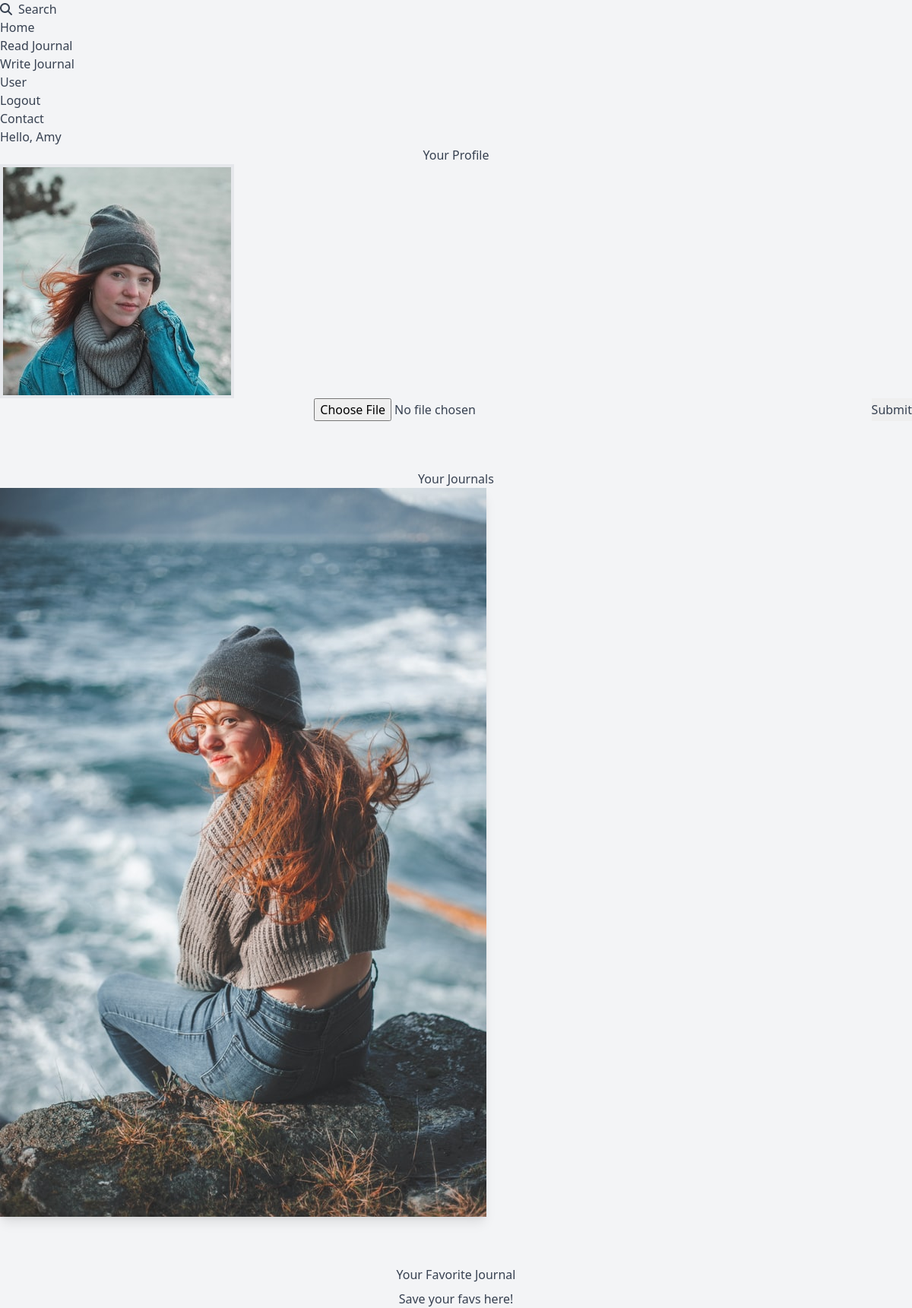
/user (signed in), run on the app's committed database.
### flaskr/models.py (models this page shows, shortened)
class User(UserMixin, db.Model):
    __tablename__ = 'users'
    id = db.Column(db.Integer, primary_key=True)
    email = db.Column(db.String(64), unique=True, index=True)
    username = db.Column(db.String(64), index=True)
    password = db.Column(db.String(128))
    picture_path = db.Column(db.Text)

class Journal(db.Model):
    __tablename__ = 'journals'
    id = db.Column(db.Integer, primary_key=True)
    from_user_id = db.Column(
        db.Integer, db.ForeignKey('users.id'), index=True
    )
    start_date = db.Column(db.DateTime, default=datetime.strftime(datetime.today(), '%Y/%m/%d'))
    end_date = db.Column(db.DateTime, default=datetime.strftime(datetime.today(), '%Y/%m/%d'))
    country = db.Column(db.String(128))
    city = db.Column(db.String(128))
    title = db.Column(db.String(128))
    comment = db.Column(db.Text)
    picture_path = db.Column(db.Text)

### flaskr/user/views.py (the view, shortened to what this page needs)
@user_bp.route('', methods=['GET', 'POST'])
@login_required
def user():
    journals = Journal.query.all()
    like_journals = LikeJournal.query.all()
    form = UserForm(request.form)
    return render_template('user/user.html', like_journals=like_journals, journals=journals, form=form)

### flaskr/forms.py
class UserForm(FlaskForm):
    picture_path = FileField('')
    submit = SubmitField('Submit')

### flaskr/models.py (called while the page is built)
@login_manager.user_loader
def load_user(user_id):
    return User.query.get(user_id)

### flaskr/templates/user/user.html (shortened to what this page needs)
{% from "/_formhelpers.html" import render_field %}
{% extends "/base.html" %}
{% block content %}
<div class="base-style">
    {% block header %}
    {{ super() }}
    {% endblock %}
        <div class="user-style">
            {% if current_user.is_authenticated %}
            <h1 class="subtitle font-sans">Hello, {{current_user.username}}</h1>
            <div class="white-style">
                <div class="w-full text-center">
                    <h6>
                        Your Profile
                    </h6>
                    <div class="user-icon-style">
                        <div class="icon-size">
                            {% if current_user.picture_path %}
                            <img src="{{ url_for('static', filename=current_user.picture_path) }}" class="icon-style border-4">
                            {% else %}
                            <img src="/static/image/logoa.jpg" class="icon-style border-4">
                            {% endif %}
                        </div>
                    </div>
                    <form method="POST" enctype="multipart/form-data" class="user-form">
                        <div class="flex">
                            <h6 class="w-full pr-0 md:pr-2">
                                {{render_field(form.picture_path, class="h-full input-form", placeholder="Upload your icon")}}
                            </h6>
                            <h6>
                                {{form.submit(class="h-full btn-blue")}}
                            </h6>
                        </div>
                    </form>
                    <h6 class="mt-8 lg:mt-16">
                        Your Journals
                    </h6>
                    {% if current_user.is_authenticated %}
                    {% for journal in journals %}
                        {% if current_user.id == journal.from_user_id %}
                        <img src="{{ url_for('static', filename=journal.picture_path) }}" class="transform-scale shadow-lg">
                        {% endif %}
                    {% endfor %}
                    {% endif %}
                    <h6 class="mt-8 lg:mt-16">
                        Your Favorite Journal
                    </h6>
                    <div class="wrap-style">
                    {% set isLiked = {'isLiked':False} %}
                    {% if not isLiked.isLiked %}
                        <p class="mt-2">
                            Save your favs here!
                        </p>
                    {% endif %}
                    </div>
                </div>
            </div>
            {% else %}
            <p>Login or Sign up</p>
            {% endif %}
        </div>
    </div>
{% endblock %}

### flaskr/templates/_formhelpers.html (shortened to what this page needs)
{% macro render_field(field) %}
<dt>{{ field.label }}
    <dd>{{ field(**kwargs)| safe }}
    </dd>
</dt>
{% endmacro %}

### flaskr/templates/base.html (shortened to what this page needs)
<!DOCTYPE html>
<html lang="en">
<head prefix="og:http://ogp.me/ns#">
    <link rel="stylesheet" href="/static/css/public/style.css">
    <link href="https://unpkg.com/tailwindcss@^2/dist/tailwind.min.css" rel="stylesheet">
</head>
<body class="bg-gray-100 text-gray-700" id="top">
    {% block content %}
    {% block header %}
    <header>
        <nav>
            <ul>
                <li>
                    <a class="menu-block" href="{{ url_for('search.search') }}">
                        <i class="fas fa-search mr-2"></i>Search
                    </a>
                </li>
            </ul>
            <div class="nav-bar-style" id="nav-content">
                <ul class="nav-ul-style">
                    <li class="menu-ml lg:ml-0">
                        <a class="menu-block" href="{{ url_for('app.home') }}">Home</a>
                    </li>
                    <li class="menu-ml">
                        <a class="menu-block" href="{{ url_for('journal.journal') }}">Read Journal</a>
                    </li>
                    {% if current_user.is_authenticated %}
                    <li class="menu-ml">
                        <a class="menu-block" href="{{ url_for('add_journal.add_journal') }}">Write Journal</a>
                    </li>
                    <li class="menu-ml">
                        <a class="menu-block" href="{{url_for('user.user')}}">User</a>
                    </li>
                    <li class="menu-ml">
                        <a class="menu-block" href="{{url_for('logout.logout')}}">Logout</a>
                    </li>
                    {% endif %}
                    <li class="menu-ml">
                        <a class="menu-block" href="{{ url_for('contact.contact') }}">Contact</a>
                    </li>
                </ul>
            </div>
        </nav>
    </header>
    {% endblock %}
    {% endblock %}
</body>
</html>

### data on the page
User: username "Amy", picture_path (picture)
Journal: picture_path (picture)
